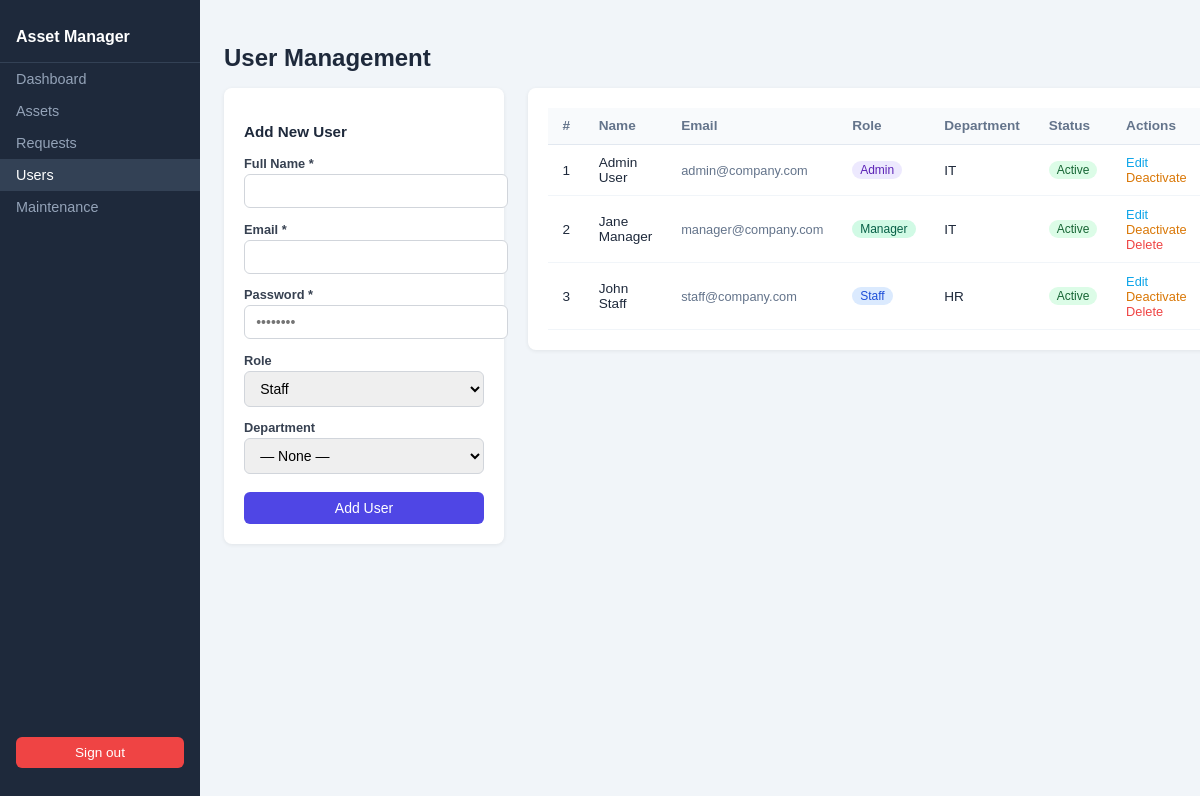
The page /admin/users.php (signed in) on the database its author committed.
### tables this page shows
CREATE TABLE users (
  id            INT AUTO_INCREMENT PRIMARY KEY,
  name          VARCHAR(100) NOT NULL,
  email         VARCHAR(150) NOT NULL UNIQUE,
  password_hash VARCHAR(255) NOT NULL,           
  role          ENUM('admin','manager','staff') NOT NULL DEFAULT 'staff',
  department_id INT,
  is_active     TINYINT(1) NOT NULL DEFAULT 1,
  created_at    TIMESTAMP DEFAULT CURRENT_TIMESTAMP,

  CONSTRAINT fk_users_dept
    FOREIGN KEY (department_id) REFERENCES departments(id)
    ON DELETE SET NULL
);

CREATE TABLE departments (
  id         INT AUTO_INCREMENT PRIMARY KEY,
  name       VARCHAR(100) NOT NULL UNIQUE,
  created_at TIMESTAMP DEFAULT CURRENT_TIMESTAMP
);

### admin/users.php (the view, shortened to what this page needs)
<?php
require_once '../db.php';
$editing = null;
$users       = $conn->query('SELECT u.*,d.name AS dept_name FROM users u LEFT JOIN departments d ON d.id=u.department_id ORDER BY u.role,u.name');
$pending_req = $conn->query("SELECT COUNT(*) AS c FROM asset_requests WHERE status='pending'")->fetch_assoc()['c'];
?>
<!DOCTYPE html>
<html lang="en">
<head>
</head>
<body>
<aside class="sidebar">
  <div class="brand">Asset Manager</div>
  <nav>
    <a href="dashboard.php">Dashboard</a>
    <a href="assets.php">Assets</a>
    <a href="requests.php">Requests <?= $pending_req > 0 ? "($pending_req)" : ''?></a>
    <a href="users.php" class="active">Users</a>
    <a href="maintenance.php">Maintenance</a>
  </nav>
  <div class="logout"><a href="../logout.php">Sign out</a></div>
</aside>
<main class="main">
  <h2>User Management</h2>
  <div class="layout">
    <div class="card">
      <h3><?= $editing ? 'Edit User' : 'Add New User' ?></h3>
      <form method="POST">
        <div class="form-group">
          <label>Full Name *</label>
          <input type="text" name="name" value="<?= htmlspecialchars($editing['name'] ?? '') ?>" required>
        </div>
        <div class="form-group">
          <label>Email *</label>
          <input type="email" name="email" value="<?= htmlspecialchars($editing['email'] ?? '') ?>" required>
        </div>
        <div class="form-group">
          <label>Password <?= $editing ? '(leave blank to keep current)' : '*' ?></label>
          <input type="password" name="password" placeholder="••••••••">
        </div>
        <div class="form-group">
          <label>Role</label>
          <select name="role">
            <?php foreach(['admin','manager','staff'] as $r): ?>
              <option value="<?=$r?>" <?= ($editing['role'] ?? 'staff')===$r?'selected':''?>><?=ucfirst($r)?></option>
            <?php endforeach; ?>
          </select>
        </div>
        <div class="form-group">
          <label>Department</label>
          <select name="department_id">
            <option value="0">— None —</option>
          </select>
        </div>
        <button type="submit" class="btn"><?= $editing ? 'Update User' : 'Add User' ?></button>
      </form>
    </div>
    <div class="card">
      <table>
        <thead>
          <tr><th>#</th><th>Name</th><th>Email</th><th>Role</th><th>Department</th><th>Status</th><th>Actions</th></tr>
        </thead>
        <tbody>
          <?php if($users->num_rows===0): ?>
            <tr><td colspan="7" style="text-align:center;padding:2rem;color:#94a3b8">No users found.</td></tr>
          <?php else: ?>
            <?php while($row=$users->fetch_assoc()): ?>
            <tr>
              <td><?=$row['id']?></td>
              <td><?=htmlspecialchars($row['name'])?></td>
              <td style="font-size:.8rem;color:#64748b"><?=htmlspecialchars($row['email'])?></td>
              <td><span class="badge <?=$row['role']?>"><?=ucfirst($row['role'])?></span></td>
              <td><?=htmlspecialchars($row['dept_name']??'—')?></td>
              <td><span class="badge <?=$row['is_active']?'active':'inactive'?>"><?=$row['is_active']?'Active':'Inactive'?></span></td>
              <td>
                <a href="users.php?edit=<?=$row['id']?>" class="act edit">Edit</a>
                <a href="users.php?toggle=<?=$row['id']?>" class="act toggle"><?=$row['is_active']?'Deactivate':'Activate'?></a>
                <?php if($row['id']!=$_SESSION['user_id']): ?>
                  <a href="users.php?delete=<?=$row['id']?>" class="act del" onclick="return confirm('Delete this user?')">Delete</a>
                <?php endif; ?>
              </td>
            </tr>
            <?php endwhile; ?>
          <?php endif; ?>
        </tbody>
      </table>
    </div>
  </div>
</main>
</body>
</html>

### admin/users.php (style rules this page uses)
body { font-family:sans-serif;display:flex;min-height:100vh;margin:0;background:#f1f5f9;color:#1e293b }
.sidebar { width:200px;background:#1e293b;padding:1rem 0;display:flex;flex-direction:column }
.sidebar .brand { color:#fff;font-weight:700;padding:.75rem 1rem 1rem;border-bottom:1px solid #334155 }
.sidebar nav a { display:block;color:#94a3b8;text-decoration:none;padding:.5rem 1rem;font-size:.9rem }
.sidebar nav a:hover,.sidebar nav a.active { background:#334155;color:#fff }
.sidebar .logout { margin-top:auto;padding:1rem }
.sidebar .logout a { display:block;text-align:center;background:#ef4444;color:#fff;padding:.5rem;border-radius:6px;text-decoration:none;font-size:.85rem }
.main { flex:1;padding:1.5rem;overflow-x:auto }
h2 { margin-bottom:1rem }
.layout { display:grid;grid-template-columns:280px 1fr;gap:1.5rem;align-items:start }
.card { background:#fff;border-radius:8px;padding:1.25rem;box-shadow:0 1px 4px rgba(0,0,0,.07) }
.card h3 { font-size:.95rem;margin-bottom:1rem }
.form-group { margin-bottom:.85rem }
label { display:block;font-size:.8rem;font-weight:600;margin-bottom:3px;color:#374151 }
input,select { width:100%;padding:.5rem .7rem;border:1px solid #d1d5db;border-radius:6px;font-size:.875rem }
.btn { padding:.5rem 1rem;background:#4f46e5;color:#fff;border:none;border-radius:6px;cursor:pointer;font-size:.875rem;width:100%;margin-top:.25rem }
table { width:100%;border-collapse:collapse;font-size:.85rem }
th { background:#f8fafc;padding:.65rem .9rem;text-align:left;border-bottom:1px solid #e2e8f0;color:#64748b;font-weight:600 }
td { padding:.65rem .9rem;border-bottom:1px solid #f1f5f9 }
.badge { display:inline-block;padding:2px 8px;border-radius:20px;font-size:.75rem;font-weight:500 }
.badge.admin { background:#ede9fe;color:#5b21b6 }
.badge.manager { background:#d1fae5;color:#065f46 }
.badge.staff { background:#dbeafe;color:#1d4ed8 }
.badge.active { background:#dcfce7;color:#166534 }
a.act { font-size:.8rem;text-decoration:none;margin-right:6px }
a.edit { color:#0ea5e9 }
a.toggle { color:#d97706 }
a.del { color:#ef4444 }

### rows shown on the page
users: id "1", name "Admin User", email "admin@company.com", role "Admin", department.name "IT", is_active "Active"
users: id "2", name "Jane Manager", email "manager@company.com", role "Manager", department.name "IT", is_active "Active"
users: id "3", name "John Staff", email "staff@company.com", role "Staff", department.name "HR", is_active "Active"

### other values the page prints
form field role "Staff"
